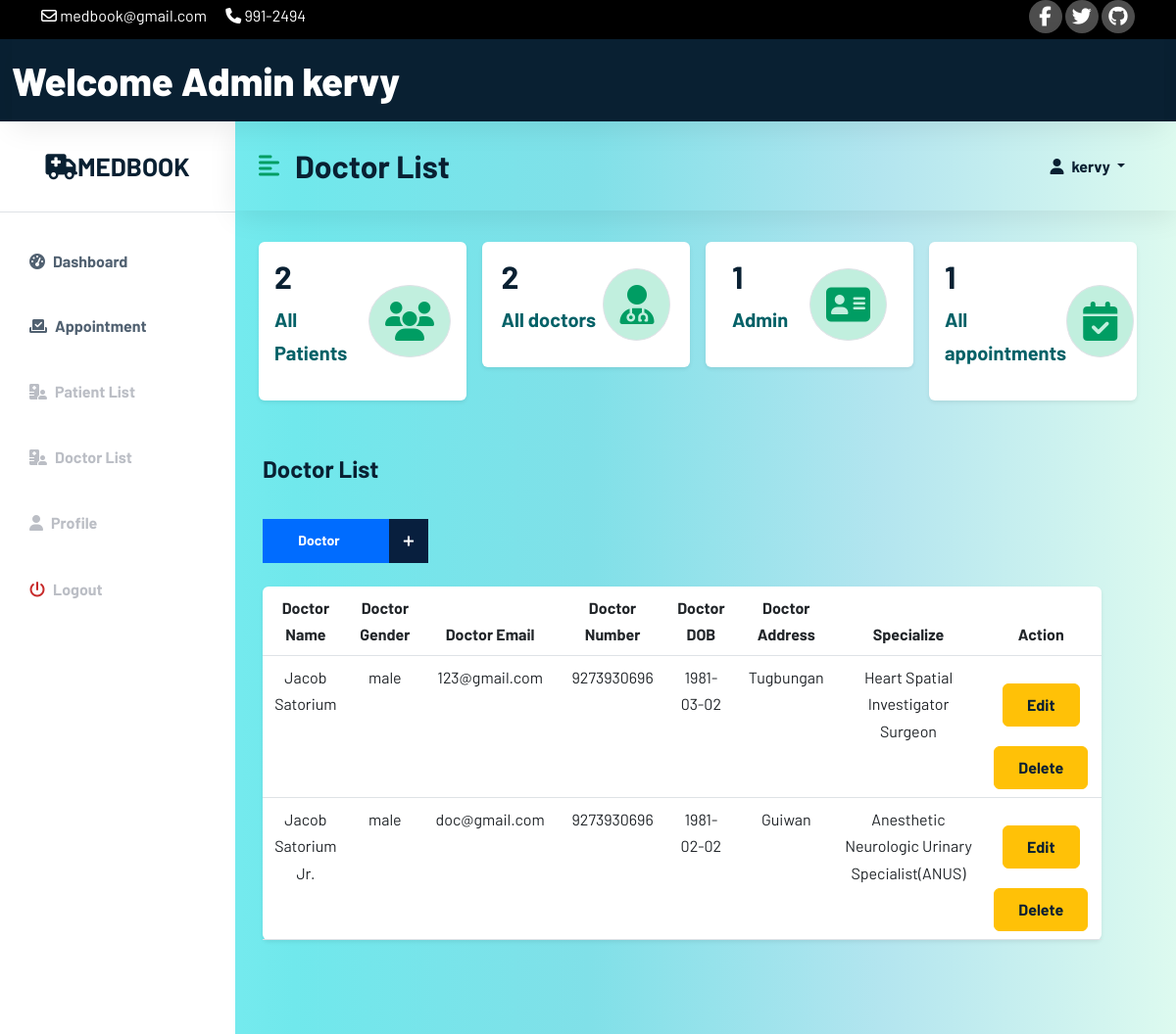
/admin/admindoc.php (signed in), run on an earlier commit of the app's database.
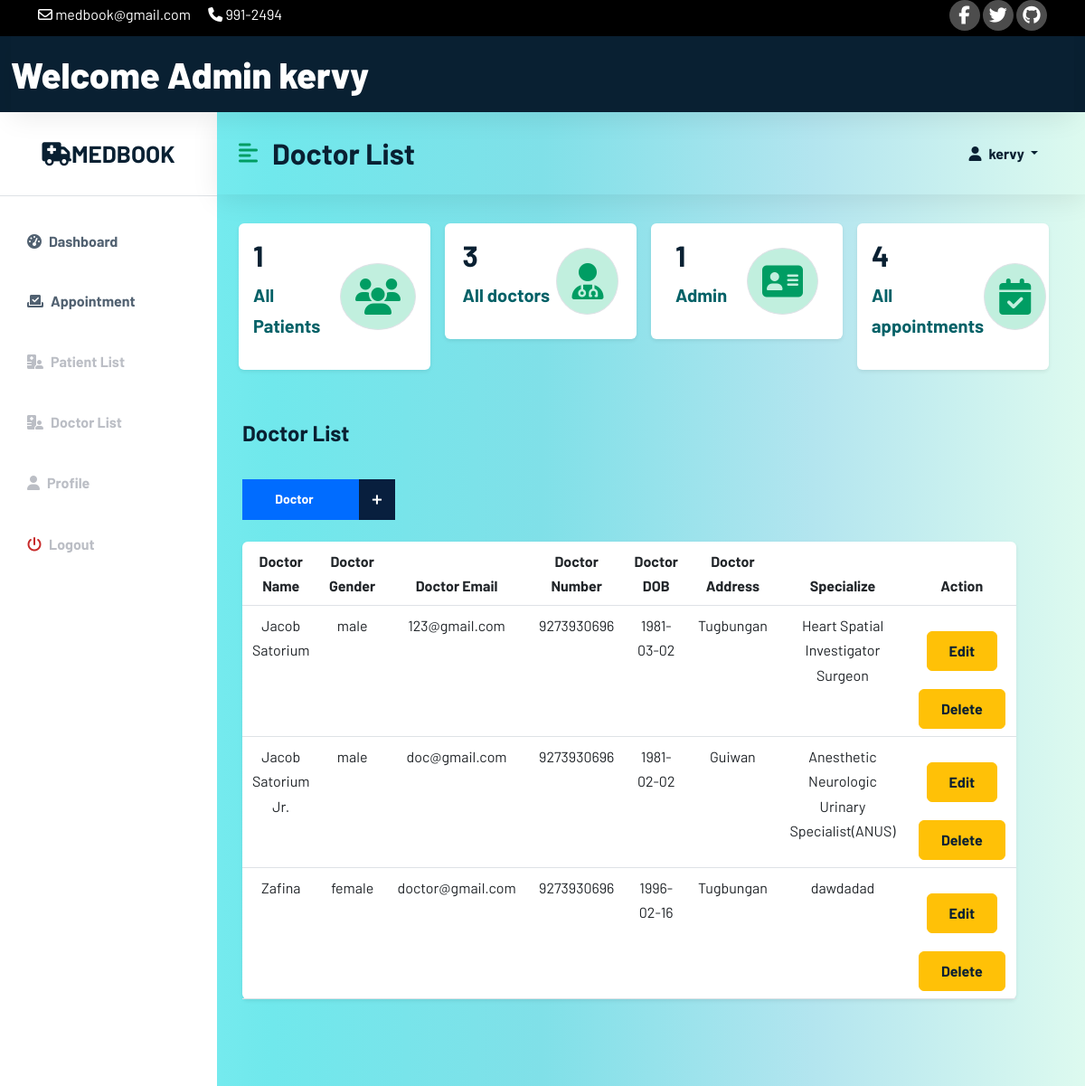
And on a later commit of the database.
### tables this page shows
CREATE TABLE `app_admin` (
  `adminID` int(11) NOT NULL,
  `admin_name` varchar(100) NOT NULL,
  `admin_email` varchar(100) NOT NULL,
  `admin_password` varchar(100) NOT NULL,
  `usertype` varchar(100) NOT NULL DEFAULT 'admin'
);

CREATE TABLE `doctor` (
  `doctorID` int(11) NOT NULL,
  `d_FullName` varchar(100) NOT NULL,
  `d_email` varchar(100) NOT NULL,
  `d_number` bigint(100) NOT NULL,
  `d_address` varchar(100) NOT NULL,
  `d_password` varchar(100) NOT NULL,
  `d_DOB` date NOT NULL,
  `d_gender` varchar(100) NOT NULL,
  `doctor_type` varchar(100) NOT NULL DEFAULT 'doctor',
  `d_specialize` text NOT NULL
);

### admin/admindoc.php (the view, shortened to what this page needs)
<?php
include 'C:\xampp\htdocs\Web_Tech\config\config.php';
include 'C:\xampp\htdocs\Web_Tech\admin\adminheader.php';
?>
<?php
$currentAd = $_SESSION['email'];
$sql = "SELECT * FROM app_admin WHERE admin_email = '$currentAd'";
$result = mysqli_query($conn, $sql);
if ($result) {
if (mysqli_num_rows($result) > 0) {
while ($row = mysqli_fetch_array($result)) {
?>
<!DOCTYPE html>
<html lang="en">
<head>
    <link href="https://cdn.jsdelivr.net/npm/bootstrap@5.2.0/dist/css/bootstrap.min.css" rel="stylesheet">
    <link rel="stylesheet" href="/Web_Tech/css/style.css">
    <link rel="stylesheet" href="/Web_Tech/css/dochome.css">
    <link rel="stylesheet" href="/Web_Tech/css/reglog.css">
</head>
<body>
<div class="d-flex" id="wrapper">
    <div class="bg-white" id="sidebar-wrapper">
        <div class="sidebar-heading text-center py-4 primary-text fs-4 fw-bold text-uppercase border-bottom">
            <a href="#" class="navbar-brand mb-0" >
                <i class="fa-solid fa-truck-medical"></i>MedBook
            </a>
        </div>
        <div class="list-group list-group-flush my-3">
            <a href="adminhome.php" class="list-group-item list-group-item-action bg-transparent second-text active"><i
                    class="fas fa-tachometer-alt me-2"></i>Dashboard</a>
            <a href="adminapp.php" class="list-group-item list-group-item-action bg-transparent second-text active"><i
                        class="fas fa-check-to-slot me-2"></i>Appointment</a>
            <a href="adminpatient.php" class="list-group-item list-group-item-action bg-transparent second-text fw-bold">
                <i class="fas fa-hospital-user me-2"></i>Patient List</a>
            <a href="admindoc.php" class="list-group-item list-group-item-action bg-transparent second-text fw-bold">
                <i class="fas fa-hospital-user me-2"></i>Doctor List</a>
            <a href="doctorprofile.php" class="list-group-item list-group-item-action bg-transparent second-text fw-bold"><i
                    class="fas fa-user me-2"></i>Profile</a>
            <a href="/Web_Tech/user/userlogout.php" class="list-group-item list-group-item-action bg-transparent second-text fw-bold"><i
                    class="fas fa-power-off me-2" style="color: #c72a2a;"></i>Logout</a>
        </div>
    </div>
    <div id="page-content-wrapper">
        <nav class="navbar navbar-expand-lg navbar-light bg-transparent py-4 px-4">
            <div class="d-flex align-items-center">
                <i class="fas fa-align-left primary-text fs-4 me-3" id="menu-toggle"></i>
                <h2 class="fs-2 m-0">Doctor List</h2>
            </div>
            <div class="collapse navbar-collapse" id="navbarSupportedContent">
                <ul class="navbar-nav ms-auto mb-2 mb-lg-0">
                    <li class="nav-item dropdown">
                        <a class="nav-link dropdown-toggle second-text fw-bold" href="#" id="navbarDropdown"
                           role="button" data-bs-toggle="dropdown" aria-expanded="false">
                            <i class="fas fa-user me-2"></i><?php echo $row['admin_name'];?>
                        </a>
                    </li>
                </ul>
            </div>
        </nav>
        <div class="container-fluid px-4">
            <div class="row g-3 my-2">
                <div class="row g-3 my-2">
                    <div class="col-md-3">
                        <div class="p-3 bg-white shadow-sm d-flex justify-content-around align-items-center rounded">
                            <div>
                                <?php
                                $query = "SELECT patientID FROM patient ORDER BY patientID";
                                $query_run = mysqli_query($conn, $query);
                                if ($row = mysqli_num_rows($query_run)) {
                                    echo '<h3 class="fs-2">' . $row . '</h3>';
                                }else{
                                    echo '<h3 class="fs-2">No Data</h3>';
                                }
                                ?>
                                <p class="fs-5" style="color:#046167;"><b>All Patients</b></p>
                            </div>
                            <i class="fas fa-users fs-1 primary-text border rounded-full secondary-bg p-3"></i>
                        </div>
                    </div>
                    <div class="col-md-3">
                        <div class="p-3 bg-white shadow-sm d-flex justify-content-around align-items-center rounded">
                            <div>
                                <?php
                                $query = "SELECT doctorID FROM doctor ORDER BY doctorID";
                                $query_run = mysqli_query($conn, $query);
                                if($row = mysqli_num_rows($query_run))
                                {
                                    echo '<h3 class="fs-2">'.$row.'</h3>';
                                }
                                else{
                                    echo '<h3 class="fs-2">No Data</h3>';
                                }
                                ?>
                                <p class="fs-5" style="color:#046167;"><b>All doctors</b></p>
                            </div>
                            <i class="fas fa-user-doctor fs-1 primary-text border rounded-full secondary-bg p-3"></i>
                        </div>
                    </div>
                    <div class="col-md-3">
                        <div class="p-3 bg-white shadow-sm d-flex justify-content-around align-items-center rounded">
                            <div>
                                <?php
                                $query = "SELECT adminID FROM app_admin ORDER BY adminID";
                                $query_run = mysqli_query($conn, $query);
                                if($row = mysqli_num_rows($query_run))
                                {
                                    echo '<h3 class="fs-2">'.$row.'</h3>';
                                }
                                else{
                                    echo '<h3 class="fs-2">No Data</h3>';
                                }
                                ?>
                                <p class="fs-5" style="color:#046167;"><b>Admin</b></p>
                            </div>
                            <i class="fas fa-address-card fs-1 primary-text border rounded-full secondary-bg p-3"></i>
                        </div>
                    </div>
                    <div class="col-md-3">
                        <div class="p-3 bg-white shadow-sm d-flex justify-content-around align-items-center rounded">
                            <div>
                                <?php
                                $query = "SELECT requestID FROM appointment ORDER BY requestID";
                                $query_run = mysqli_query($conn, $query);
                                if($row = mysqli_num_rows($query_run))
                                {
                                    echo '<h3 class="fs-2">'.$row.'</h3>';
                                }
                                else{
                                    echo '<h3 class="fs-2">No Data</h3>';
                                }
                                ?>
                                <p class="fs-5" style="color:#046167;"><b>All appointments</b></p>
                            </div>
                            <i class="fas fa-calendar-check fs-1 primary-text border rounded-full secondary-bg p-3"></i>
                        </div>
                    </div>
                </div>
                <div class="row my-5">
                    <h3 class="fs-4 mb-3">Doctor List</h3>
                    <div class="col-12 col-md-5">
                        <div class="form-group mb-0">
                            <button type="submit" class="btn medilife-btn" id="medilife" data-bs-toggle="modal" data-bs-target="#adddoc">Doctor <span>+</span></button>
                        </div>
                    </div>
                    <div class="row my-4">
                    <div class="col text-center">
                        <form class="form" role="form" method="POST" accept-charset="UTF-8">
                            <table class="table bg-white rounded shadow-sm  table-hover">
                                <thead>
                                <tr>
                                    <th scope="col" width="50">Doctor Name</th>
                                    <th scope="col" width="50">Doctor Gender</th>
                                    <th scope="col" width="30">Doctor Email</th>
                                    <th scope="col" width="50">Doctor Number</th>
                                    <th scope="col" width="50">Doctor DOB</th>
                                    <th scope="col" width="50">Doctor Address</th>
                                    <th scope="col" width="50">Specialize</th>
                                    <th scope="col" width="50">Action</th>
                                </tr>
                                </thead>
                                <tbody>
                                <?php
                                $sql = "SELECT * FROM doctor";
                                $result = mysqli_query($conn, $sql);
                                if ($result) {
                                    if (mysqli_num_rows($result) > 0) {
                                        while ($row = mysqli_fetch_array($result)) {
                                            ?>
                                            <tr>
                                                <td><?php echo $row['d_FullName'] ?></td>
                                                <td><?php echo $row['d_gender'] ?></td>
                                                <td><?php echo $row['d_email'] ?></td>
                                                <td><?php echo $row['d_number'] ?></td>
                                                <td><?php echo $row['d_DOB'] ?></td>
                                                <td><?php echo $row['d_address'] ?></td>
                                                <td><?php echo $row['d_specialize'] ?></td>
                                                <td>
                                                    <button type="button" id="act_button" class="btn btn-warning btn-xs update" data-bs-toggle="modal" data-bs-target="#updatedoc"><a class="glyphicon glyphicon-edit" style="text-decoration: none;" href="?update=<?php echo $row['doctorID']; ?>" title="Edit">Edit</a></button>
                                                    <button type="button" name="delete" id="act_button" class="btn btn-warning btn-xs update"><a class="glyphicon glyphicon-edit" style="text-decoration: none;" href="/Web_Tech/admin/admindoc.php?delete=<?php echo $row['doctorID']; ?>" title="Edit">Delete</a></button>
                                                </td>
                                            </tr>
                                            <?php
                                        }
                                    }
                                }
                                ?>
                                </tbody>
                            </table>
                        </form>
                    </div>
                </div>
                <?php
                }
                }
                }
                ?>
            </div>
        </div>
    </div>
</div>
</body>
</html>

### admin/adminheader.php (shortened to what this page needs)
<?php
$currentAd = $_SESSION['email'];
$sql = "SELECT * FROM app_admin WHERE admin_email = '$currentAd'";
$result = mysqli_query($conn, $sql);
if ($result) {
if (mysqli_num_rows($result) > 0) {
while ($row = mysqli_fetch_array($result)) {
?>
<!DOCTYPE html>
<html lang="en">
<head>
    <link href="https://cdn.jsdelivr.net/npm/bootstrap@5.2.0/dist/css/bootstrap.min.css" rel="stylesheet">
    <link rel="stylesheet" type="text/css" href="/Web_Tech/css/style.css">
    <link rel="stylesheet" type="text/css" href="/Web_Tech/css/dochome.css">
</head>
<body>
<div class="top-nav" id="home" style="background-color: black">
    <div class="container">
        <div class="row justify-content-between">
            <div class="col-auto">
                <p>
                    <i class="fa-regular fa-envelope"></i>
                    <span>medbook@gmail.com</span>
                </p>
                <p>
                    <i class="fa-solid fa-phone"></i>
                    <span>991-2494</span>
                </p>
            </div>
            <div class="col-auto social-icons">
                <a href=""><i class="fa-brands fa-facebook-f"></i></a>
                <a href=""><i class="fa-brands fa-twitter"></i></i></a>
                <a href=""><i class="fa-brands fa-github"></i></i></a>
            </div>
        </div>
    </div>
</div>
<div class="container-fluid" id="wrapper-header">
    <nav class="navbar navbar-inverse navbar-fixed-top" role="navigation">
        <div class="navbar-header">
            <a class="navbar-brand" id="docheader" href="adminhome.php">Welcome Admin <?php echo $row['admin_name'];?></a>
        </div>
    </nav>
</div>
<?php
}
}
}
?>
</body>
</html>

### css/style.css (style rules this page uses)
h1,h2,h3,h4,h5,h6 { font-weight: 700; color: #092032; }
a { color: #092032; font-weight: 700; }
.top-nav { background-color: #092032; }
.top-nav p { margin-bottom: 10px; display: inline-block; margin-right: 16px; color: white; }
.top-nav i, .top-nav span { vertical-align: middle; }
.social-icons a { width: 34px; height: 34px; background-color: rgba(255, 255, 255, 0.3); display: inline-flex ; align-items: center; justify-content: center; text-decoration: none; color: white; font-size: 20px; border-radius: 100%; transition: 0.3s ease; }
.navbar { box-shadow: 0px 6px 30px rgba(0, 0, 0, 0.08); }
.navbar a { color: #092032; text-decoration: none; font-weight: 500; transition: 0.5s ease; }
.navbar-brand { font-weight: 700; font-size: 26px; color: #092032; }
.nav-item { margin: 0px 20px 0px 20px; }
.btn { padding: 9px 24px; }
p { color: #f6f6f6; }
#medilife { display: inline-block; color: #ffffff; background-color: #006cff; height: 45px; padding: 0 55px 0 30px; line-height: 42px; font-size: 14px; min-width: 140px; border-radius: 0; font-weight: 700; position: relative; z-index: 1; transition-duration: 500ms; }
.medilife-btn span { width: 40px; height: 45px; background-color: #081f3e; display: inline-block; position: absolute; top: -1px; right: -30px; font-size: 24px; color: #ffffff; font-weight: 500; transition-duration: 500ms; }

### css/dochome.css (style rules this page uses)
:root { --main-bg-color: #009d63; --main-text-color: #009d63; --second-text-color: #bbbec5; --second-bg-color: #c1efde; }
#wrapper-header { background-color: #092032; }
#docheader { color: white; font-weight: 800; font-size: 40px; }
.primary-text { color: var(--main-text-color); }
.second-text { color: var(--second-text-color); }
.secondary-bg { background-color: var(--second-bg-color); }
.rounded-full { border-radius: 100%; }
#wrapper { overflow-x: hidden; background-image: linear-gradient( to right, #86f3f6, #70e8ec, #80e0e8, #b3e5ef, #ddfaef ); }
#sidebar-wrapper { min-height: 100vh; margin-left: -15rem; transition: 0.3s ease; }
.sidebar-heading a { font-weight: 700; font-size: 26px; color: #092032; transition: 0.3s ease; }
#sidebar-wrapper .sidebar-heading { padding: 0.875rem 1.25rem; font-size: 1.2rem; }
#sidebar-wrapper .list-group { width: 15rem; }
#page-content-wrapper { min-width: 100vw; }
#menu-toggle { cursor: pointer; }
.list-group-item { border: none; padding: 20px 30px; }
.list-group-item.active { background-color: transparent; color: var(--main-text-tablor); font-weight: bold; border: none; }
@media (min-width: 768px) { #sidebar-wrapper { margin-left: 0; } }
@media (min-width: 768px) { #page-content-wrapper { min-width: 0; width: 100%; } }

### css/reglog.css (style rules this page uses)
.btn { padding: 9px 24px; margin-top: 20px; }

What changed in the data, as far as the page shows it:
computed for app_admin "kervy": row "2" → "1"; row "2" → "3"; row "1" → "4"
added doctor: d_FullName "Zafina", d_gender "female", d_email "doctor@gmail.com", d_number "9273930696", d_DOB "1996-02-16", d_address "Tugbungan", d_specialize "dawdadad"
